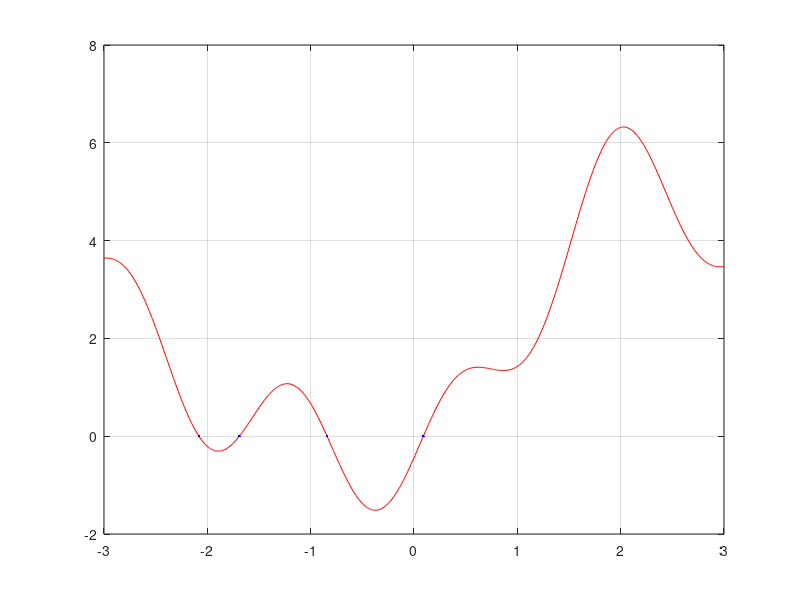
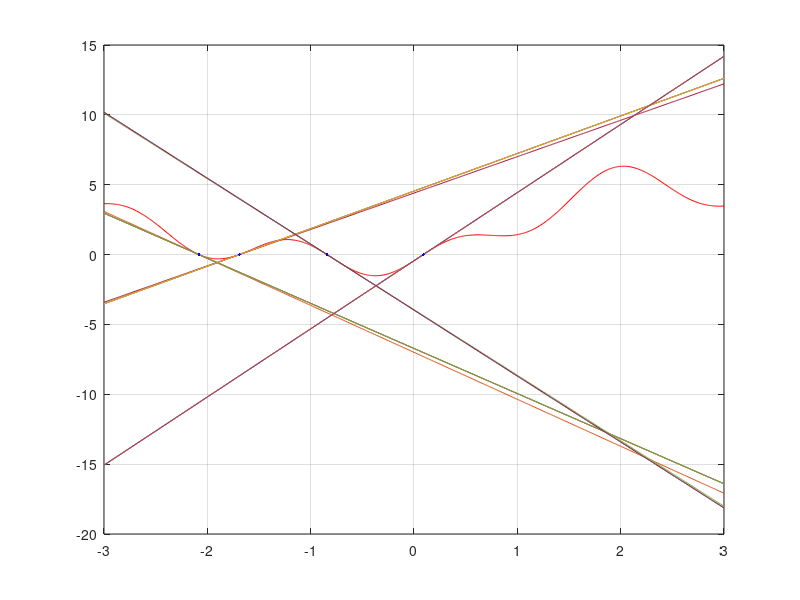

Here is the MATLAB script that generated these plots, in order:

clear
f = @(x) (1 + (1+sin(x)-cos(x))^2-(sin(2*x)-cos(2*x)-0.2)^2);

vec_x = -3:0.01:3;
x_0 = [];
n=1;

#вектор пар иксов слева и справа от f(x)=0
for i = 1:length(vec_x)-1
  if (sign(f(vec_x(1,i)))!= sign(f(vec_x(1,i+1))))
    x_0(n,1) = vec_x(1,i);
    x_0(n,2) = vec_x(1,i+1);
    n=n+1;
  endif
endfor

#метод половинного деления
#график
y = [];
for i=1:length(vec_x)
  y(1,i) = f(vec_x(1,i));
endfor
figure('numbertitle','off','name','method of dividing a line segment in half');
plot(vec_x, y, 'color','red')
hold on
grid on
#иксы
for i = 1:n-1
  x_l = x_0(i,1);
  x_r = x_0(i,2);
  while ( abs(x_l-x_r) > 0.000001)
    x_k = (x_r + x_l)/2;
    if ((sign(f(x_k))!= sign(f(x_l))))
      x_r = x_k;
    else
      x_l = x_k;
    endif
  endwhile
  plot(x_k, f(x_k),'color','blue')
  res(1,i) = x_k;
endfor



# метод ньютона
figure('numbertitle','off','name','method of nuton');
plot(vec_x, y, 'color','red')
hold on
grid on
step=0.001;
dfx = @(x) (f(x+step)-f(x))/step;
for i = 1:n-1
  x_n = x_0(i,1);
  x_k = tmp = 0;
  while ( abs(x_n-tmp) > 0.00000001)
    f_ = dfx(x_n)
    x_k = x_n - f(x_n)/f_;
    tmp = x_n
    x_n = x_k
    # касательные для каждого x_n -> x_0
    line =  @(x) f_*(x - tmp) + f(tmp);
    plot(vec_x, line(vec_x));
  endwhile
  plot(x_n, f(x_n),'color','blue')
endfor




